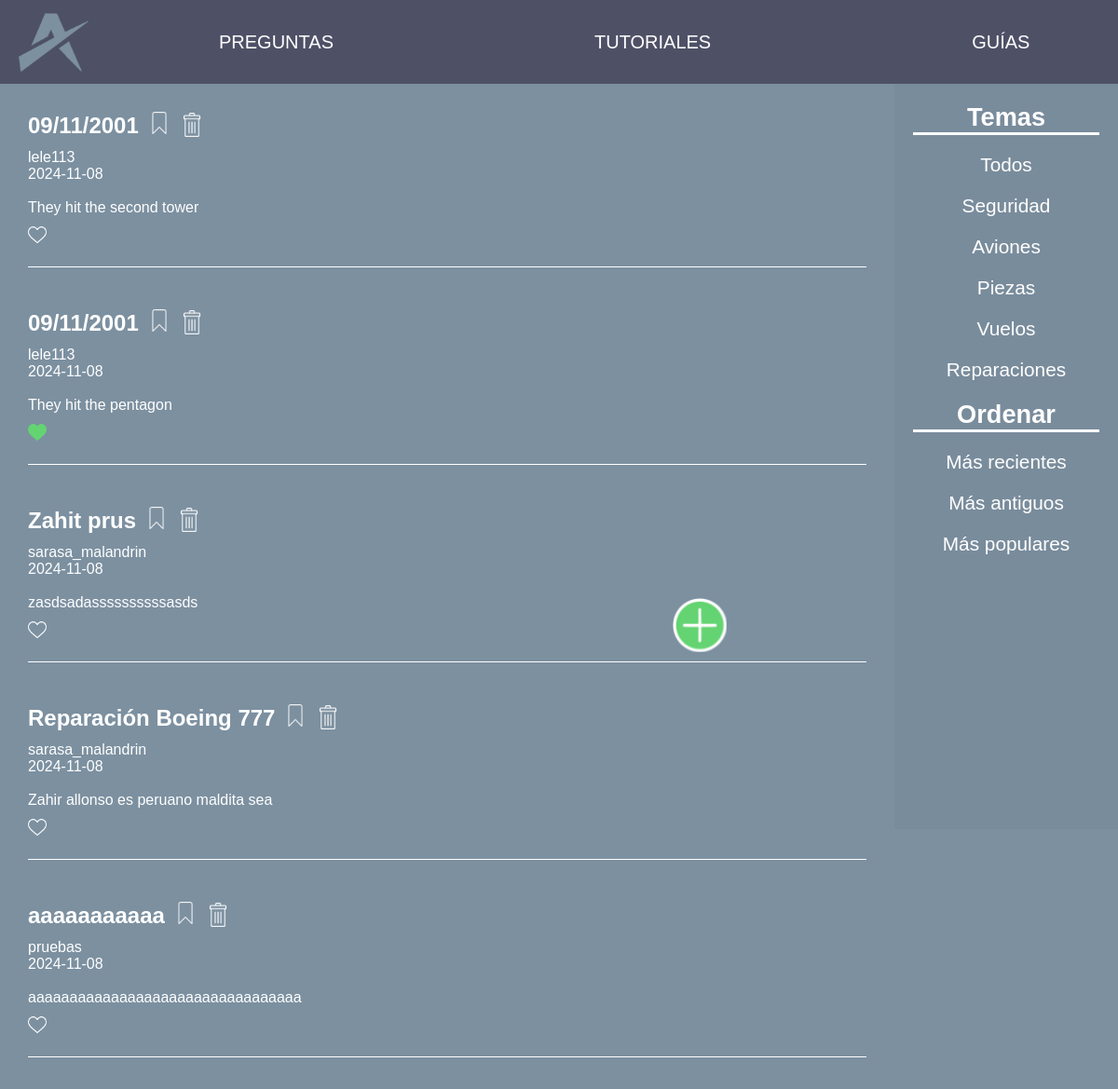
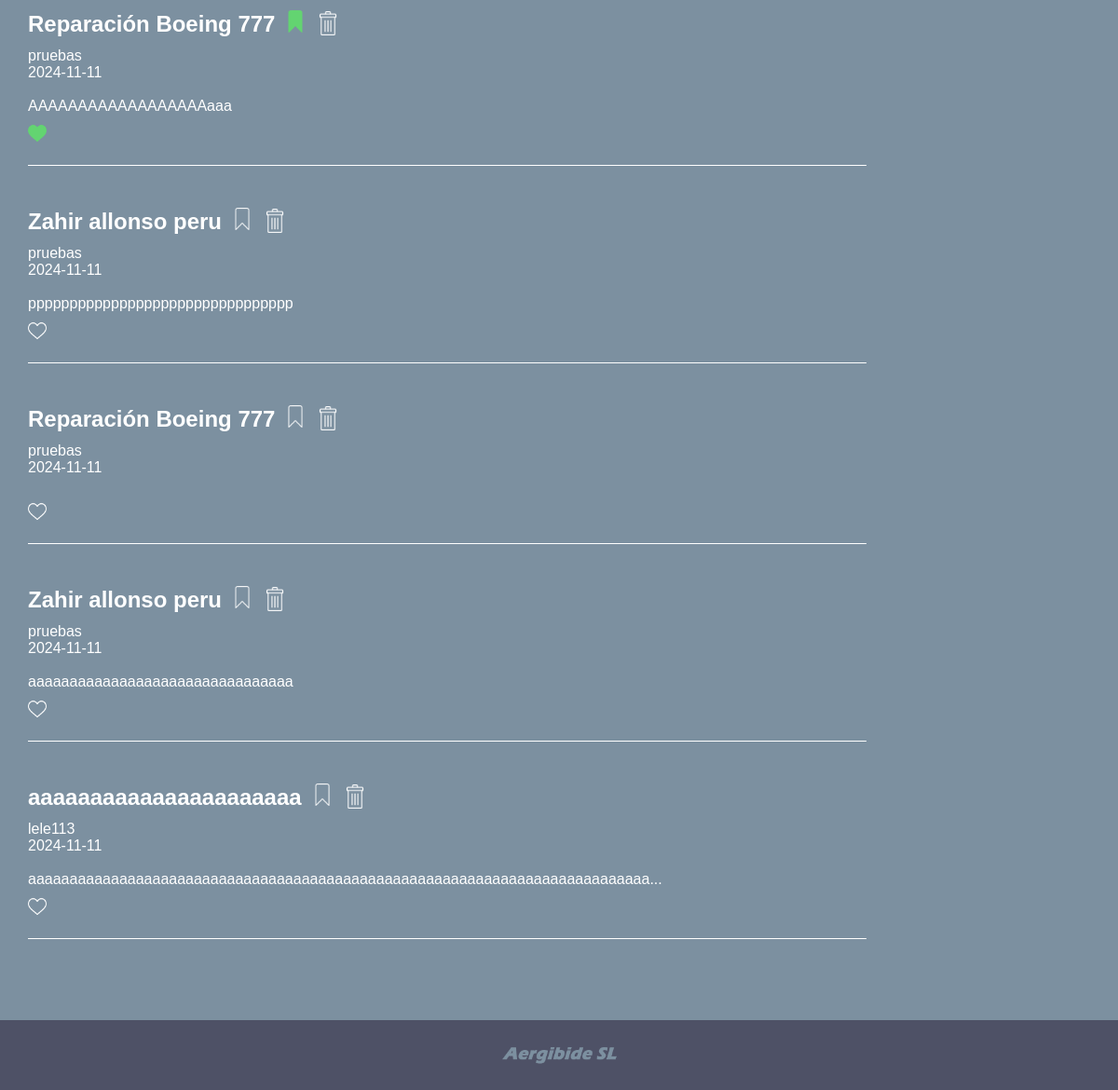
The page /aergibide/index.php?controller=pregunta&action=list (signed in) on the database its author committed (2 pictures, top to bottom).
### tables this page shows
CREATE TABLE `Pregunta` (
  `idPregunta` int(10) NOT NULL,
  `titulo` varchar(50) NOT NULL,
  `descripcion` text NOT NULL,
  `tema` varchar(50) NOT NULL,
  `fecha` date NOT NULL,
  `imagen` varchar(255) DEFAULT NULL,
  `idUsuario` int(10) NOT NULL
);

CREATE TABLE `Usuario` (
  `idUsuario` int(10) NOT NULL,
  `nombre` varchar(50) NOT NULL,
  `apellido` varchar(50) NOT NULL,
  `nickname` varchar(50) NOT NULL,
  `contrasena` varchar(255) NOT NULL,
  `tipo` varchar(50) NOT NULL,
  `correo` varchar(255) DEFAULT NULL
);

### aergibide/model/db.php (called while the page is built, shortened)
<?php
class Db {
    public function __construct() {
        $this -> host = constant("DB_HOST");
        $this -> db = constant("DB");
        $this -> user = constant("DB_USER");
        $this -> pass = constant("DB_PASS");
        try {
            $this->conection = new PDO("mysql:host=" .$this->host.';
            dbname='.$this->db, $this->user, $this->pass);
        } catch (PDOException $e) {
            echo $e->getMessage();
            exit();
        }
    }
}

### aergibide/model/Pregunta.php (called while the page is built, shortened)
<?php
class Pregunta
{
    private $connection;
    public function getConection()
    {
        $dbObj = new Db();
        $this->connection = $dbObj->conection;
    }
    public function getPreguntasByTema()
    {
        if(isset($_GET['tema'])){
            $tema = $_GET['tema'];
            $sql = "SELECT idPregunta, titulo, descripcion, fecha, nickname, Pregunta.idUsuario FROM Pregunta, Usuario WHERE Pregunta.idUsuario = Usuario.idUsuario AND tema = ?";
            $stmt = $this->connection->prepare($sql);
            $stmt->execute([$tema]);
            return $stmt->fetchAll();
        }else{
            $sql = "SELECT idPregunta, titulo, descripcion, fecha, nickname, Pregunta.idUsuario FROM Pregunta, Usuario WHERE Pregunta.idUsuario = Usuario.idUsuario";
            $stmt = $this->connection->prepare($sql);
            $stmt->execute();
            return $stmt->fetchAll();
        }
    }
    public function getPreguntasGuardadasUsuario(){
        $sql = "SELECT idPregunta FROM PreguntasGuardadas WHERE idUsuario = ?";
        $stmt = $this->connection->prepare($sql);
        $stmt->execute([$_SESSION['user_data']['idUsuario']]);
        return $stmt->fetchAll();
    }
    public function getPreguntasFavoritasUsuario(){
        $sql = "SELECT idPregunta FROM PreguntasFavoritas WHERE idUsuario = ?";
        $stmt = $this->connection->prepare($sql);
        $stmt->execute([$_SESSION['user_data']['idUsuario']]);
        return $stmt->fetchAll();
    }
    public function getPreguntasFavoritasGenerales(){
        $sql = "SELECT idPregunta FROM PreguntasFavoritas";
        $stmt = $this->connection->prepare($sql);
        $stmt->execute();
        return $stmt->fetchAll();
    }
}

### aergibide/controller/PreguntaController.php (called while the page is built, shortened)
<?php
require_once "model/Pregunta.php";
class PreguntaController {
    public $model;
    public function __construct(){
        $this->model= new Pregunta();
    }
    public function list(){
        if(isset($_GET['tema'])){
            if($_GET['tema'] == 'MasRecientes'){
                $data = [
                    'pregunta' => $this->model->getPreguntasByFecha('DESC'),
                    'guardadas' => $this->model->getPreguntasGuardadasUsuario(),
                    'favoritas' => $this->model->getPreguntasFavoritasUsuario(),
                    'favoritasGenerales' => $this->model->getPreguntasFavoritasGenerales()
                ];
            }
            else if($_GET['tema'] == 'MasAntiguos'){
                $data = [
                    'pregunta' => $this->model->getPreguntasByFecha('ASC'),
                    'guardadas' => $this->model->getPreguntasGuardadasUsuario(),
                    'favoritas' => $this->model->getPreguntasFavoritasUsuario(),
                    'favoritasGenerales' => $this->model->getPreguntasFavoritasGenerales()
                ];
            }
            else if($_GET['tema'] == 'MasPopulares'){
                $data = [
                    'pregunta' => $this->model->getPreguntasByLikes(),
                    'guardadas' => $this->model->getPreguntasGuardadasUsuario(),
                    'favoritas' => $this->model->getPreguntasFavoritasUsuario(),
                    'favoritasGenerales' => $this->model->getPreguntasFavoritasGenerales()
                ];
            }
            else {
                $data = [
                    'pregunta' => $this->model->getPreguntasByTema(),
                    'guardadas' => $this->model->getPreguntasGuardadasUsuario(),
                    'favoritas' => $this->model->getPreguntasFavoritasUsuario(),
                    'favoritasGenerales' => $this->model->getPreguntasFavoritasGenerales()
                ];
            }
        } else {
            $data = [
                'pregunta' => $this->model->getPreguntasByTema(),
                'guardadas' => $this->model->getPreguntasGuardadasUsuario(),
                'favoritas' => $this->model->getPreguntasFavoritasUsuario(),
                'favoritasGenerales' => $this->model->getPreguntasFavoritasGenerales()
            ];
        }
        return $data;
    }
}

### aergibide/view/pregunta/list.html.php (the view, shortened to what this page needs)
<div class="main-content">
    <div class="content-left">
        <?php if (empty($dataToView["data"]["pregunta"])): ?>
            <p>Actualmente no hay preguntas</p>
        <?php else: ?>
            <?php foreach ($dataToView["data"]["pregunta"] as $pregunta): ?>
                <div class="post">
                    <h3 class="title">
                        <a href="index.php?controller=pregunta&action=view&id=<?php echo $pregunta['idPregunta']; ?>">
                            <?php echo $pregunta["titulo"]; ?>
                        </a>
                        <?php
                        $saved = false;
                        foreach ($dataToView["data"]["guardadas"] as $guardada):
                            if ($guardada["idPregunta"] == $pregunta["idPregunta"]):
                                $saved = true;
                                break;
                            endif;
                        endforeach;
                        ?>
                        <a class="bookmark" href="#" id-data="<?php echo $pregunta['idPregunta']; ?>" isSaved="<?php echo $saved ? 'true' : 'false'; ?>" controller-data="pregunta">
                            <img src="assets/img/logo_guardar_<?php echo $saved ? 'r' : 'l'; ?>.png" alt="Icono Bookmark guardado">
                        </a>
                        <?php
                        if ($pregunta['idUsuario'] == $_SESSION['user_data']['idUsuario'] || $_SESSION['user_data']['tipo'] == 'admin') : ?>
                            <button class="eliminar" onclick="window.location.href='index.php?controller=pregunta&action=delete&id=<?php echo $pregunta['idPregunta']; ?>'">
                                <img class="eliminar-img" src="assets/img/logo_borrar.png" alt="Icono Borrar">
                            </button>
                        <?php endif; ?>
                    </h3>
                    <p><?php echo $pregunta["nickname"]; ?><br><?php echo $pregunta["fecha"]; ?></p><br>
                    <p ><?php echo strlen($pregunta['descripcion']) > 75 ? substr($pregunta['descripcion'], 0, 75) . '...' : $pregunta['descripcion']; ?></p>
                    <p class="num-like">
                        <?php
                        $liked = false;
                        foreach ($dataToView["data"]["favoritas"] as $favorita):
                            if ($favorita["idPregunta"] == $pregunta["idPregunta"]):
                                $liked = true;
                                break;
                            endif;
                        endforeach;
                        ?>
                        <a class="boton-like" href="#" id-data="<?php echo $pregunta['idPregunta']; ?>" isLiked="<?php echo $liked ? 'true' : 'false'; ?>" controller-data="pregunta">
                            <img class="like-icon" src="assets/img/logo_cora_<?php echo $liked ? 'r' : 'l'; ?>.png" alt="Icono Like">
                        </a>
                    </p>
                </div>
            <?php endforeach; ?>
        <?php endif; ?>
        <div class="add-post">
            <a href="index.php?controller=pregunta&action=create"><button class="add-icon"><img src="assets/img/logo_anadir.png" alt="Icono Añadir"></button></a>
        </div>
    </div>
    <div class="sidebar">
        <h3>Temas</h3>
        <div class="topics">
            <p><a href="index.php?controller=pregunta&action=list" class="tema">Todos</a></p>
            <p><a href="index.php?controller=pregunta&action=list&tema=Seguridad" class="tema">Seguridad</a></p>
            <p><a href="index.php?controller=pregunta&action=list&tema=Aviones" class="tema">Aviones</a></p>
            <p><a href="index.php?controller=pregunta&action=list&tema=Piezas" class="tema">Piezas</a></p>
            <p><a href="index.php?controller=pregunta&action=list&tema=Vuelos" class="tema">Vuelos</a></p>
            <p><a href="index.php?controller=pregunta&action=list&tema=Reparaciones" class="tema">Reparaciones</a></p>
        </div>
        <h3>Ordenar</h3>
        <div class="topics">
            <p><a href="index.php?controller=pregunta&action=list&tema=MasRecientes" class="tema">M&aacute;s recientes</a></p>
            <p><a href="index.php?controller=pregunta&action=list&tema=MasAntiguos" class="tema">M&aacute;s antiguos</a></p>
            <p><a href="index.php?controller=pregunta&action=list&tema=MasPopulares" class="tema">M&aacute;s populares</a></p>
        </div>
    </div>
</div>

### aergibide/index.php (shortened to what this page needs)
<?php
require_once "model/db.php";
$controller = new $controllerName();
$dataToView["data"] = array();
if(method_exists($controller, $_GET["action"])) $dataToView["data"] = $controller -> {$_GET["action"]}();
if ($_GET["action"] != "login" && $_GET["action"] != "register") {
    require_once "view/layout/header.php";
}
require_once "view/".$_GET["controller"]."/".$controller->view.".html.php";
if ($_GET["action"] != "login" && $_GET["action"] != "register") {
    require_once "view/layout/footer.php";
}

### aergibide/view/layout/header.php (shortened to what this page needs)
<!DOCTYPE html>
<html lang="es">
<head>
    <link rel="stylesheet" href="assets/css/comunes_style.css">
</head>
<body>
    <div class="container">
        <div class="navbar">
            <img class="logo" src="assets/img/logo_aergibide.png" alt="Logo Aergibide">
            <nav class="menu">
                <ul>
                <a href="index.php?controller=pregunta&action=list" class="menu-item"><li>PREGUNTAS</li></a>
                <a href="index.php?controller=tutorial&action=list" class="menu-item"><li>TUTORIALES</li></a>
                <a href="index.php?controller=guia&action=list" class="menu-item"><li>GU&Iacute;AS</li></a>
                </ul>
            </nav>
        </div>

### aergibide/view/layout/footer.php (shortened to what this page needs)
        <div class="footer">
            <img src="assets/img/logo_aergibide_letras.png" alt="Aergibide Logo" width="13%">
        </div>
    </div>
</body>

### aergibide/assets/css/comunes_style.css (style rules this page uses)
* { margin: 0; padding: 0; box-sizing: border-box; }
body { font-family: 'Be Vietnam Pro', sans-serif; background-color: #f0f0f0; min-height: 100vh; display: flex; justify-content: center; align-items: center; }
.container { width: 100%; min-height: 100vh; background-color: #7C90A0; display: flex; flex-direction: column; }
.navbar { display: flex; align-items: center; justify-content: space-between; background-color: #4E5166; height: 90px; padding: 0 20px; color: white; position: fixed; top: 0; width: 100%; z-index: 1000; }
.navbar .menu { display: flex; }
.navbar .menu ul { display: flex; list-style-type: none; }
.navbar .menu li { padding: 1.6em 7em; }
.logo { width: 75px; height: 75px; }
.menu-item { font-size: 20px; text-align: center; text-decoration: none; color: white; }
.main-content { display: flex; flex-grow: 1; background-color: #7C90A0; padding-top: 90px; }
.content-left { width: 80%; background-color: #7C90A0; padding: 20px; position: relative; }
.title { display: flex; align-items: center; font-size: 1.5em; margin-bottom: 10px; }
.content-left a { color: white; text-decoration: none; font-weight: bold; }
.add-post { position: fixed; top: 80vh; right: 60vh; z-index: 100; }
.add-icon { width: 60px; height: 60px; position: fixed; background: none; border: none; margin-right: 7.5px; border-radius: 50%; cursor: pointer; }
.add-icon img { width: 100%; height: 100%; background-color: transparent; }
.sidebar { width: 20%; background-color: #798C9C; padding: 20px; color: white; position: fixed; height: 100vh; right: 0; }
.sidebar h3 { text-align: center; font-size: 1.7em; border-bottom: 3px solid white; }
.sidebar .topics { text-align: center; }
.sidebar .topics p { margin: 20px 0; }
.sidebar .topics p .tema { text-decoration: none; color: white; font-size: 1.3em; }
.footer { margin-top: 2em; background-color: #4E5166; height: 75px; display: flex; justify-content: center; align-items: center; width: 100%; z-index: 100; }
.num-like { margin-bottom: 5px; border-bottom: 1px solid white; padding-bottom: 20px; }
.bookmark { background: none; border: none; margin-left: 10px; cursor: pointer; }
.bookmark img { width: 24px; height: 24px; background-color: transparent; }
.eliminar { background: none; border: none; margin-left: 10px; cursor: pointer; }
.eliminar img { width: 26px; height: 26px; }
.num-like { display: flex; align-items: center; margin-top: 10px; }
.boton-like { background: none; border: none; margin-right: 7.5px; cursor: pointer; }
.boton-like img { width: 20px; height: 20px; background-color: transparent; }
.post { background-color: #7C90A0; padding: 10px; margin-bottom: 20px; color: white; }
.container { display: flex; flex-direction: column; }
.main-content { display: flex; width: 100%; max-width: 1200px; }

### rows shown on the page
pregunta: titulo "09/11/2001", idUsuario.nickname "lele113", fecha "2024-11-08", descripcion "They hit the second tower"
pregunta: titulo "09/11/2001", idUsuario.nickname "lele113", fecha "2024-11-08", descripcion "They hit the pentagon"
pregunta: titulo "Zahit prus", idUsuario.nickname "sarasa_malandrin", fecha "2024-11-08", descripcion "zasdsadassssssssssasds"
pregunta: titulo "Reparación Boeing 777", idUsuario.nickname "sarasa_malandrin", fecha "2024-11-08", descripcion "Zahir allonso es peruano maldita sea"
pregunta: titulo "aaaaaaaaaaa", idUsuario.nickname "pruebas", fecha "2024-11-08", descripcion "aaaaaaaaaaaaaaaaaaaaaaaaaaaaaaaaa"
pregunta: titulo "Reparación Boeing 777", idUsuario.nickname "pruebas", fecha "2024-11-11", descripcion "AAAAAAAAAAAAAAAAAAaaa"
pregunta: titulo "Zahir allonso peru", idUsuario.nickname "pruebas", fecha "2024-11-11", descripcion "pppppppppppppppppppppppppppppppp"
pregunta: titulo "Reparación Boeing 777", idUsuario.nickname "pruebas", fecha "2024-11-11"
pregunta: titulo "Zahir allonso peru", idUsuario.nickname "pruebas", fecha "2024-11-11", descripcion "aaaaaaaaaaaaaaaaaaaaaaaaaaaaaaaa"
pregunta: titulo "aaaaaaaaaaaaaaaaaaaaaa", idUsuario.nickname "lele113", fecha "2024-11-11", descripcion "aaaaaaaaaaaaaaaaaaaaaaaaaaaaaaaaaaaaaaaaaaaaaaaaaaaaaaaaaaaaaaaaaaaaaaaaaaa"
